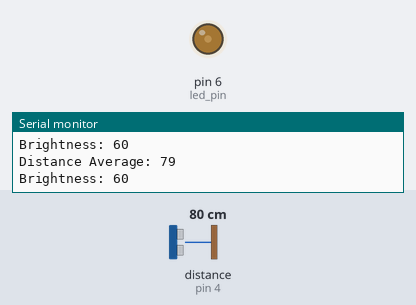
Bench run of a sketch on a simulated Arduino Uno, built for the host (arithmetic inside an expression is 32-bit, double 64-bit). Parts: output pins drawn as LEDs (lit = HIGH), the last lines printed to the serial monitor. Wiring (inferred from the names in the program): ultrasonic range finder: trigger pin 2; echo pin 4. The inputs (shaded band) are chosen by the test bench; at power-on: distance to the obstacle (sensor on pin 4) 80 cm. The echo pulse lasts 58.3 µs per cm; pins used as bus, display or sensor lines are not drawn.

Above: at 1.2 s.
1.3 s: distance to the obstacle (sensor on pin 4) set to 2 cm
At 2.6 s:
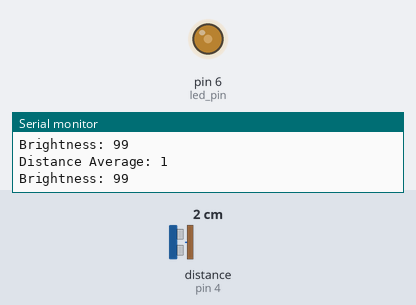
2.9 s: distance to the obstacle (sensor on pin 4) set to 4 cm
At 3.6 s:
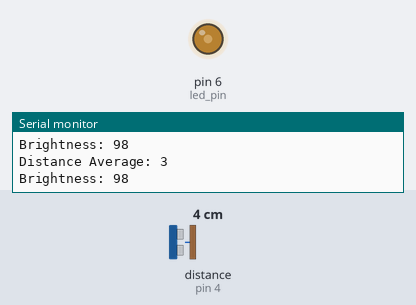
Timing chart, 0 to 5.9 s (numbered marks = the images above; inputs shaded):
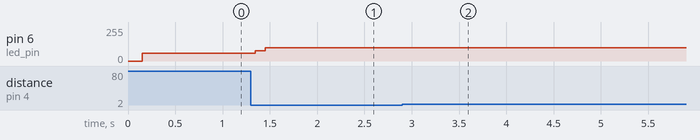

The sketch:

radar.ino
```cpp
/*
 * radar.ino
 *  This program uses a sonic distance sensor to determine the distance from a
 * given object and adjusts the intensity of an LED based of the distance (e.g.
 * the closer an object gets the brighter the light gets).
 */

int trig_pin = 2;
int echo_pin = 4;
int led_pin = 6;

long duration;
int distance;

void setup() {
    Serial.begin(9600);

    pinMode(led_pin, OUTPUT);
    pinMode(trig_pin, OUTPUT);
    pinMode(echo_pin, INPUT);
}

void loop() {
    int brightness = 0;
    long dist_tot = 0;
    int count = 0;

    for(int i = 0; i < 10; i++) {
        digitalWrite(trig_pin, LOW);
        delayMicroseconds(2);

        digitalWrite(trig_pin, HIGH);
        delayMicroseconds(10);
        digitalWrite(trig_pin, LOW);

        duration = pulseIn(echo_pin, HIGH);

        distance = duration * (0.034 / 2);

        if(distance < 200) {
            dist_tot += distance;
            count++;
        }
        delay(10);
    }
    Serial.print("Distance Average: ");
    Serial.println(dist_tot / count);

    long avg_dist = (dist_tot / count);

    brightness = (200 - avg_dist) / 2;

    analogWrite(6, brightness);

    Serial.print("Brightness: ");
    Serial.println(brightness);
}
```

Measured:
- after the input at 1.3 s, pin 6 (led_pin): 60/255 → 76/255 after 0.05 s, → 99/255 0.11 s later
- after the input at 2.9 s, pin 6 (led_pin): 99/255 → 98/255 after 0.15 s
